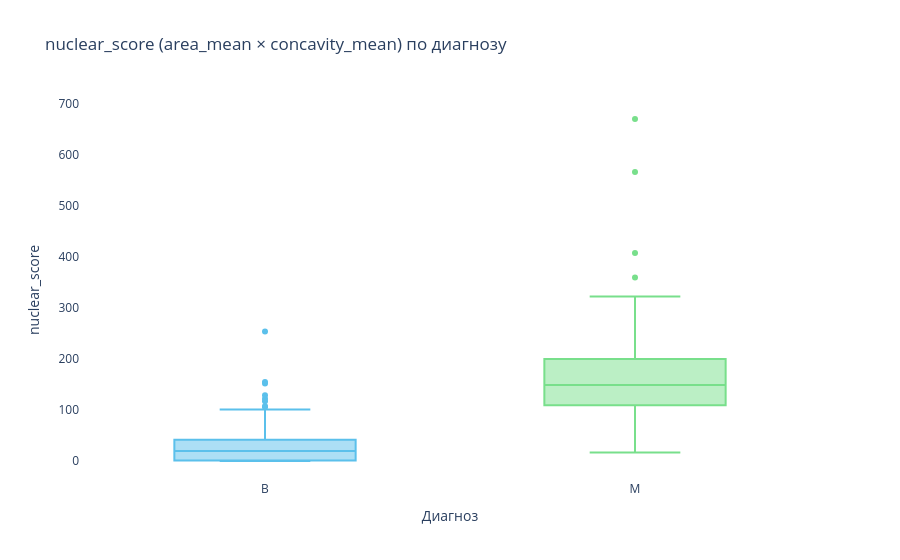

Write notebook code for a chart like this one.
### Code cell
# E8. Plotly: box plot nuclear_score (новый признак) по диагнозу
fig2 = px.box(
    df_enc,
    x = 'diagnosis',
    y = 'nuclear_score',
    color = 'diagnosis',
    color_discrete_map = {'M': "#78df8b", 'B': '#5bc0eb'},
    title = 'nuclear_score (area_mean × concavity_mean) по диагнозу',
    labels = {'nuclear_score': 'nuclear_score', 'diagnosis': 'Диагноз'},
    points = 'outliers'
)
fig2.update_layout(plot_bgcolor='white', paper_bgcolor='white', showlegend=False)
fig2.show()
print(" nuclear_score у M в ~6 раз выше чем у B — признак хорошо разделяет классы")

### Figure 1 — Plotly figure (JSON) as saved in the notebook; plotly's stock layout.template omitted (floating-point values rounded to 4 significant figures; data arrays with more than 128 entries replaced by an {"elided": "..."} marker saying what was removed)
{"data": [{"alignmentgroup": "True", "boxpoints": "outliers", "hovertemplate": "Диагноз=%{x}<br>nuclear_score=%{y}<extra></extra>", "legendgroup": "B", "marker": {"color": "#5bc0eb"}, "name": "B", "notched": false, "offsetgroup": "B", "orientation": "v", "showlegend": true, "type": "box", "x": {"elided": "358 str values"}, "x0": " ", "xaxis": "x", "y": {"elided": "358 float values"}, "y0": " ", "yaxis": "y"}, {"alignmentgroup": "True", "boxpoints": "outliers", "hovertemplate": "Диагноз=%{x}<br>nuclear_score=%{y}<extra></extra>", "legendgroup": "M", "marker": {"color": "#78df8b"}, "name": "M", "notched": false, "offsetgroup": "M", "orientation": "v", "showlegend": true, "type": "box", "x": {"elided": "211 str values"}, "x0": " ", "xaxis": "x", "y": {"elided": "211 float values"}, "y0": " ", "yaxis": "y"}], "layout": {"boxmode": "overlay", "legend": {"title": {"text": "Диагноз"}, "tracegroupgap": 0}, "paper_bgcolor": "white", "plot_bgcolor": "white", "showlegend": false, "title": {"text": "nuclear_score (area_mean × concavity_mean) по диагнозу"}, "xaxis": {"anchor": "y", "categoryarray": ["B", "M"], "categoryorder": "array", "domain": [0, 1], "title": {"text": "Диагноз"}}, "yaxis": {"anchor": "x", "domain": [0, 1], "title": {"text": "nuclear_score"}}}}
